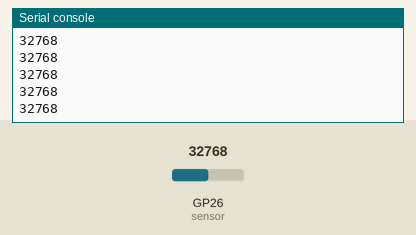
This program was run on a simulated Raspberry Pi Pico running MicroPython. Shown: the last lines printed to the serial console. Inputs (shaded band) come from the test bench; at power-on: GP26 (sensor) = 32768 (analog values on the 0–65535 scale).

Above: at 1.2 s.
1.3 s: GP26 (sensor) set to 45874
At 1.31 s:
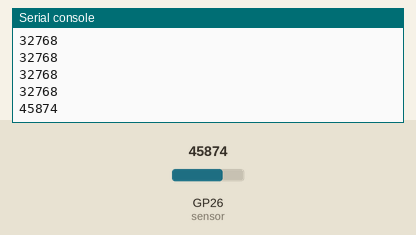
2.8 s: GP26 (sensor) set to 57670
At 2.81 s:
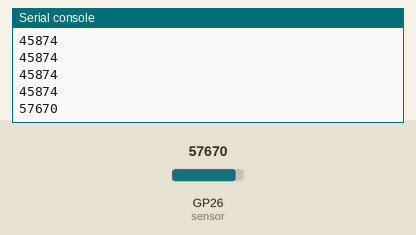
Timing chart, 0 to 5.8 s (numbered marks = the images above; inputs shaded):
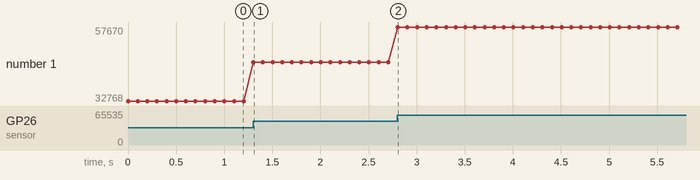

The program:

Water.py
```python
'''
 * Keyestudio 37 in 1 Starter Kit for Raspberry Pi Pico
 * lesson 18
 * Steam sensor
 * http://www.keyestudio.com
'''
import machine
import utime

sensor = machine.ADC(26)#ADC0

while True:
    value = sensor.read_u16()
    print(value)
    utime.sleep(0.1)
```

Measured:
- after the input at 1.3 s, the serial console: prints a new line at once (image 1)
- after the input at 2.8 s, the serial console: prints a new line at once (image 2)
- plotted number 1: 32768 → 45874 after the input at 1.3 s, 45874 → 57670 after the input at 2.8 s
